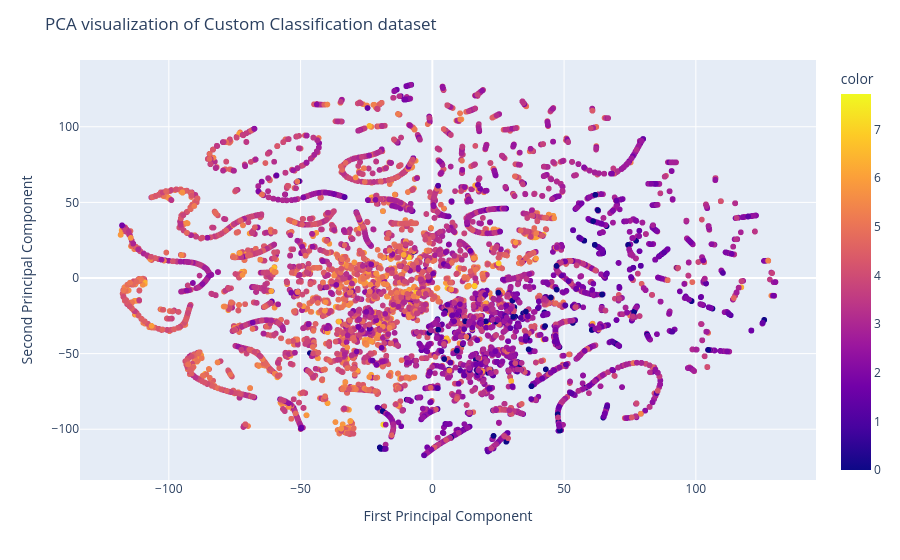

Write notebook code for a chart like this one.
### Code cell
import plotly.express as px

fig = px.scatter(x=X_tsne2[:, 0], y=X_tsne2[:, 1], color=y_log)
fig.update_layout(
    title="PCA visualization of Custom Classification dataset",
    xaxis_title="First Principal Component",
    yaxis_title="Second Principal Component",
)
fig.show()

### Figure 1 — Plotly figure (JSON) as saved in the notebook; plotly's stock layout.template omitted (floating-point values rounded to 4 significant figures; data arrays with more than 128 entries replaced by an {"elided": "..."} marker saying what was removed)
{"data": [{"hovertemplate": "x=%{x}<br>y=%{y}<br>color=%{marker.color}<extra></extra>", "legendgroup": "", "marker": {"color": {"elided": "23230 float values"}, "coloraxis": "coloraxis", "symbol": "circle"}, "mode": "markers", "name": "", "showlegend": false, "type": "scattergl", "x": {"elided": "23230 float values"}, "xaxis": "x", "y": {"elided": "23230 float values"}, "yaxis": "y"}], "layout": {"coloraxis": {"colorbar": {"title": {"text": "color"}}, "colorscale": [[0, "#0d0887"], [0.1111, "#46039f"], [0.2222, "#7201a8"], [0.3333, "#9c179e"], [0.4444, "#bd3786"], [0.5556, "#d8576b"], [0.6667, "#ed7953"], [0.7778, "#fb9f3a"], [0.8889, "#fdca26"], [1, "#f0f921"]]}, "legend": {"tracegroupgap": 0}, "margin": {"t": 60}, "title": {"text": "PCA visualization of Custom Classification dataset"}, "xaxis": {"anchor": "y", "domain": [0, 1], "title": {"text": "First Principal Component"}}, "yaxis": {"anchor": "x", "domain": [0, 1], "title": {"text": "Second Principal Component"}}}}
